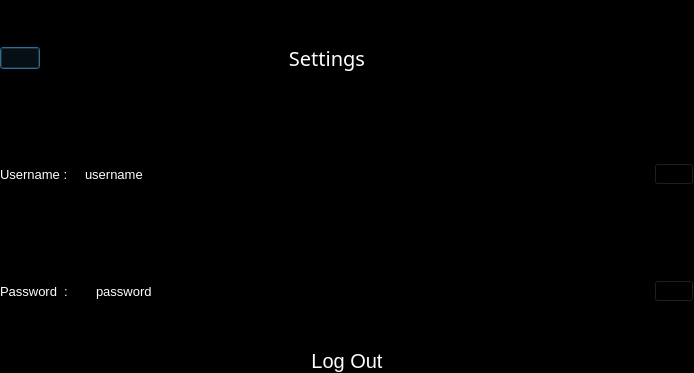
<?xml version="1.0" encoding="UTF-8"?>
<ui version="4.0">
 <class>Dialog</class>
 <widget class="QDialog" name="Dialog">
  <property name="geometry">
   <rect>
    <x>0</x>
    <y>0</y>
    <width>694</width>
    <height>373</height>
   </rect>
  </property>
  <property name="maximumSize">
   <size>
    <width>16777215</width>
    <height>400</height>
   </size>
  </property>
  <property name="windowTitle">
   <string>Dialog</string>
  </property>
  <property name="styleSheet">
   <string notr="true">background-color:black;</string>
  </property>
  <layout class="QVBoxLayout" name="verticalLayout" stretch="0,0,0,2">
   <property name="spacing">
    <number>0</number>
   </property>
   <property name="leftMargin">
    <number>0</number>
   </property>
   <property name="topMargin">
    <number>0</number>
   </property>
   <property name="rightMargin">
    <number>0</number>
   </property>
   <property name="bottomMargin">
    <number>0</number>
   </property>
   <item>
    <layout class="QHBoxLayout" name="horizontalLayout_5" stretch="0,0,5,0">
     <property name="spacing">
      <number>0</number>
     </property>
     <item>
      <widget class="QPushButton" name="gobackbutton">
       <property name="text">
        <string/>
       </property>
       <property name="icon">
        <iconset>
         <normaloff>go back icon.png</normaloff>go back icon.png</iconset>
       </property>
       <property name="iconSize">
        <size>
         <width>50</width>
         <height>90</height>
        </size>
       </property>
      </widget>
     </item>
     <item>
      <spacer name="horizontalSpacer_4">
       <property name="orientation">
        <enum>Qt::Horizontal</enum>
       </property>
       <property name="sizeHint" stdset="0">
        <size>
         <width>30</width>
         <height>20</height>
        </size>
       </property>
      </spacer>
     </item>
     <item>
      <widget class="QLabel" name="label">
       <property name="font">
        <font>
         <family>Bebas Neue</family>
         <pointsize>15</pointsize>
         <weight>50</weight>
         <italic>false</italic>
         <bold>false</bold>
        </font>
       </property>
       <property name="styleSheet">
        <string notr="true">font:15pt;
font-family : &quot;Bebas Neue&quot;;
color:white;</string>
       </property>
       <property name="text">
        <string>Settings</string>
       </property>
       <property name="alignment">
        <set>Qt::AlignCenter</set>
       </property>
      </widget>
     </item>
     <item>
      <spacer name="horizontalSpacer_2">
       <property name="orientation">
        <enum>Qt::Horizontal</enum>
       </property>
       <property name="sizeHint" stdset="0">
        <size>
         <width>110</width>
         <height>20</height>
        </size>
       </property>
      </spacer>
     </item>
    </layout>
   </item>
   <item>
    <layout class="QHBoxLayout" name="usernamelayout">
     <property name="spacing">
      <number>0</number>
     </property>
     <item>
      <widget class="QWidget" name="usernamewidget" native="true">
       <layout class="QHBoxLayout" name="horizontalLayout" stretch="1,1,0,0">
        <property name="spacing">
         <number>0</number>
        </property>
        <property name="leftMargin">
         <number>0</number>
        </property>
        <property name="topMargin">
         <number>0</number>
        </property>
        <property name="rightMargin">
         <number>0</number>
        </property>
        <property name="bottomMargin">
         <number>0</number>
        </property>
        <item>
         <widget class="QLabel" name="username_title">
          <property name="styleSheet">
           <string notr="true">font:10pt;
color:white;</string>
          </property>
          <property name="text">
           <string>Username : </string>
          </property>
         </widget>
        </item>
        <item>
         <widget class="QLabel" name="username_exist">
          <property name="styleSheet">
           <string notr="true">font:10pt;
color:white;
</string>
          </property>
          <property name="text">
           <string>username</string>
          </property>
         </widget>
        </item>
        <item>
         <spacer name="horizontalSpacer">
          <property name="orientation">
           <enum>Qt::Horizontal</enum>
          </property>
          <property name="sizeHint" stdset="0">
           <size>
            <width>485</width>
            <height>20</height>
           </size>
          </property>
         </spacer>
        </item>
        <item>
         <widget class="QPushButton" name="editbutton">
          <property name="text">
           <string/>
          </property>
          <property name="icon">
           <iconset>
            <normaloff>edit icon.png</normaloff>edit icon.png</iconset>
          </property>
          <property name="iconSize">
           <size>
            <width>50</width>
            <height>90</height>
           </size>
          </property>
         </widget>
        </item>
       </layout>
      </widget>
     </item>
    </layout>
   </item>
   <item>
    <layout class="QHBoxLayout" name="passwordlayout">
     <property name="spacing">
      <number>0</number>
     </property>
     <item>
      <widget class="QWidget" name="passwordwidget" native="true">
       <layout class="QHBoxLayout" name="horizontalLayout_4" stretch="1,0,0,0">
        <property name="spacing">
         <number>0</number>
        </property>
        <property name="leftMargin">
         <number>0</number>
        </property>
        <property name="topMargin">
         <number>0</number>
        </property>
        <property name="rightMargin">
         <number>0</number>
        </property>
        <property name="bottomMargin">
         <number>0</number>
        </property>
        <item>
         <widget class="QLabel" name="password_title">
          <property name="styleSheet">
           <string notr="true">font:10pt;
color:white;</string>
          </property>
          <property name="text">
           <string>Password  : </string>
          </property>
         </widget>
        </item>
        <item>
         <widget class="QLabel" name="password_exist">
          <property name="styleSheet">
           <string notr="true">font:10pt;
color:white;
</string>
          </property>
          <property name="text">
           <string>password</string>
          </property>
         </widget>
        </item>
        <item>
         <spacer name="horizontalSpacer_3">
          <property name="orientation">
           <enum>Qt::Horizontal</enum>
          </property>
          <property name="sizeHint" stdset="0">
           <size>
            <width>502</width>
            <height>20</height>
           </size>
          </property>
         </spacer>
        </item>
        <item>
         <widget class="QPushButton" name="editbutton_2">
          <property name="text">
           <string/>
          </property>
          <property name="icon">
           <iconset>
            <normaloff>edit icon.png</normaloff>edit icon.png</iconset>
          </property>
          <property name="iconSize">
           <size>
            <width>50</width>
            <height>90</height>
           </size>
          </property>
         </widget>
        </item>
       </layout>
      </widget>
     </item>
    </layout>
   </item>
   <item>
    <layout class="QVBoxLayout" name="LogoutWidget">
     <property name="spacing">
      <number>0</number>
     </property>
     <item alignment="Qt::AlignHCenter">
      <widget class="QPushButton" name="logoutbutton">
       <property name="sizePolicy">
        <sizepolicy hsizetype="Fixed" vsizetype="Fixed">
         <horstretch>0</horstretch>
         <verstretch>0</verstretch>
        </sizepolicy>
       </property>
       <property name="styleSheet">
        <string notr="true">border:none;
font:15pt;
color:white;
font-family:&quot;Bebas Neue&quot;</string>
       </property>
       <property name="text">
        <string>Log Out</string>
       </property>
      </widget>
     </item>
    </layout>
   </item>
  </layout>
 </widget>
 <resources/>
 <connections/>
</ui>
